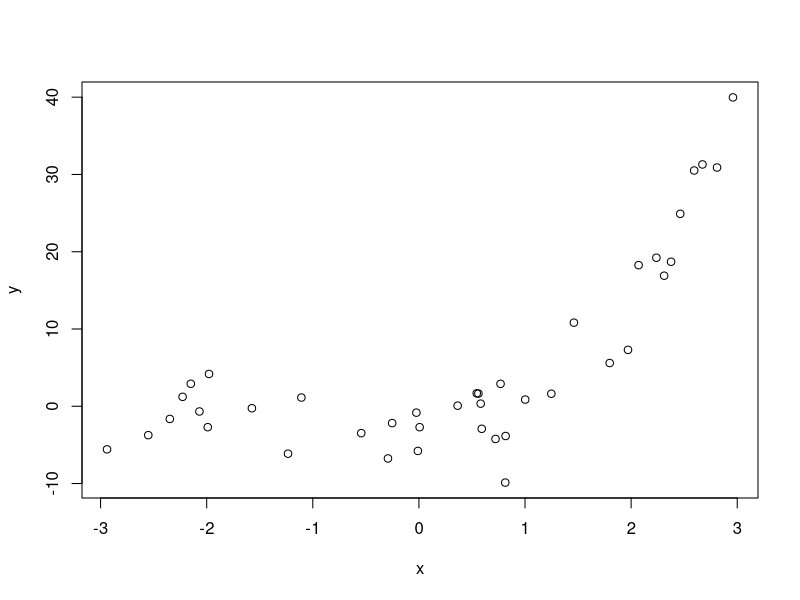

Write R code to recreate this figure.
## ---- chunk 1
generate_X = function(x,gpoly){
  
  X = rep(1,length(x))
  
  for(i in 1:gpoly){
    
    X = cbind(X,x^i)
    
  }
  
  return(X)
  
}

genY = function(x,alpha,sigma){
  
  gpoly = length(alpha) - 1
  
  X = generate_X(x,gpoly)
  
  y = (X %*% alpha) + rnorm(x,0,sigma)
  
}
## ---- chunk 2
x = runif(40,-3,3)
alpha = c(-2,-1,2,1)
sigma = 4

y = genY(x,alpha,sigma)

plot(x,y)
## ---- chunk 3
loss_min = function(X,y){
  
  a = solve(t(X) %*% X) %*% t(X) %*% y
  
  return(a)
  
}

xtrain = x[1:20]
ytrain = y[1:20]

alpha2 = loss_min(generate_X(xtrain,1),ytrain)
alpha3 = loss_min(generate_X(xtrain,2),ytrain)
alpha4 = loss_min(generate_X(xtrain,3),ytrain)
alpha5 = loss_min(generate_X(xtrain,4),ytrain)
alpha6 = loss_min(generate_X(xtrain,5),ytrain)
alpha7 = loss_min(generate_X(xtrain,6),ytrain)
## ---- chunk 4

## ---- chunk 5

